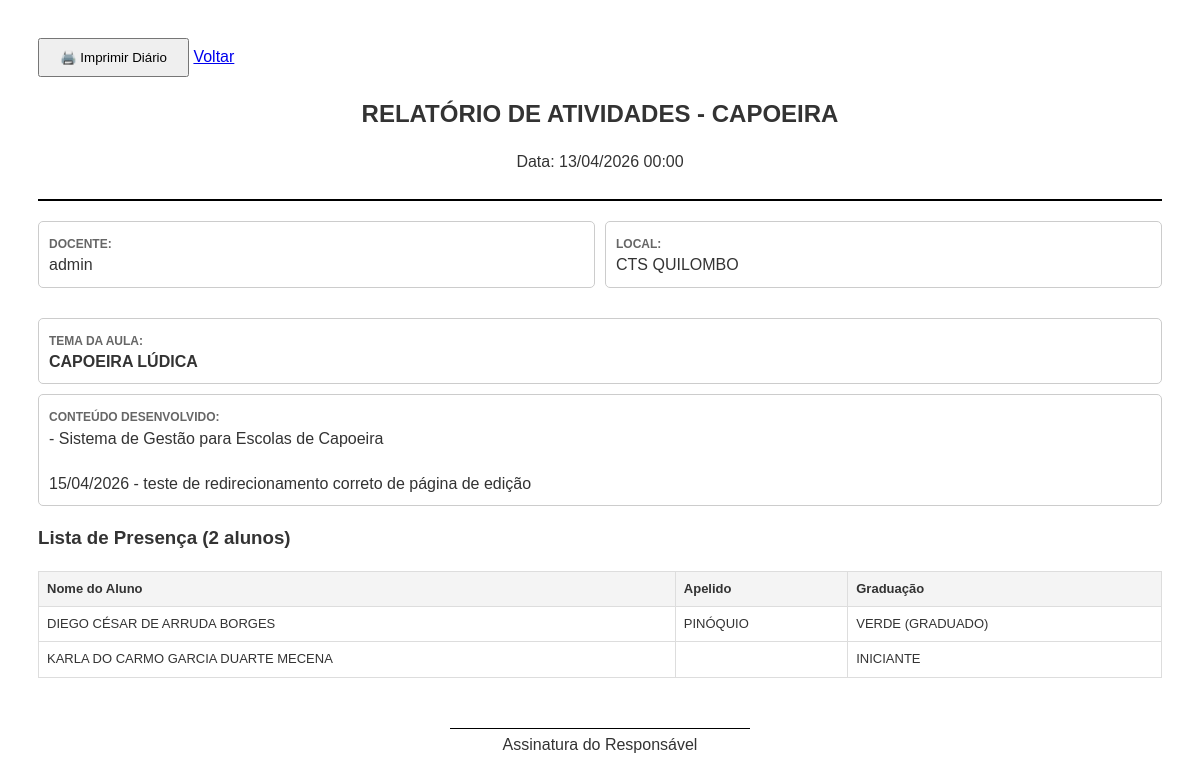
/imprimir_aula.php?id=4, run on the app's committed database.
### tables this page shows
CREATE TABLE `aulas` (
  `id` int(11) NOT NULL,
  `data_aula` date DEFAULT curdate(),
  `docente_id` int(11) NOT NULL,
  `tema_aula` varchar(255) DEFAULT NULL,
  `descricao_atividades` text DEFAULT NULL,
  `local_treino` varchar(100) DEFAULT NULL
);

CREATE TABLE `usuarios` (
  `id` int(11) NOT NULL,
  `usuario` varchar(50) NOT NULL,
  `senha` varchar(255) NOT NULL,
  `nivel` enum('admin','visitante') DEFAULT 'visitante'
);

CREATE TABLE `alunos` (
  `id` int(11) NOT NULL,
  `foto` varchar(255) DEFAULT 'padrao.png',
  `nome` varchar(255) NOT NULL,
  `apelido` varchar(100) DEFAULT NULL,
  `nascimento` date DEFAULT NULL,
  `celular` varchar(25) DEFAULT NULL,
  `email` varchar(150) DEFAULT NULL,
  `senha` varchar(255) DEFAULT NULL,
  `status` varchar(20) DEFAULT 'pendente',
  `mae` varchar(255) DEFAULT NULL,
  `pai` varchar(255) DEFAULT NULL,
  `endereco` text DEFAULT NULL,
  `cidade` varchar(100) DEFAULT NULL,
  `graduacao` varchar(100) DEFAULT NULL,
  `docente` varchar(100) DEFAULT NULL,
  `local_treino` varchar(150) DEFAULT NULL,
  `saude` text DEFAULT NULL,
  `data_cadastro` timestamp NOT NULL DEFAULT current_timestamp(),
  `usuario_id` int(11) NOT NULL
);

### imprimir_aula.php (the view, shortened to what this page needs)
<?php
$aula_id = $_GET['id'] ?? null;
global $pdo;
$stmt = $pdo->prepare("SELECT a.*, u.usuario as docente_nome FROM aulas a JOIN usuarios u ON a.docente_id = u.id WHERE a.id = ?");
$stmt->execute([$aula_id]);
$aula = $stmt->fetch(PDO::FETCH_ASSOC);
$stmtP = $pdo->prepare("SELECT al.nome, al.apelido, al.graduacao FROM presencas p JOIN alunos al ON p.aluno_id = al.id WHERE p.aula_id = ? ORDER BY al.nome ASC");
$stmtP->execute([$aula_id]);
$presentes = $stmtP->fetchAll(PDO::FETCH_ASSOC);
?>
<!DOCTYPE html>
<html lang="pt-br">
<head>
</head>
<body>
    <div class="no-print" style="margin-bottom: 20px;">
        <button onclick="window.print()" style="padding: 10px 20px; cursor: pointer;">🖨️ Imprimir Diário</button>
        <a href="index.php?page=diario">Voltar</a>
    </div>
    <div class="header">
        <h2>RELATÓRIO DE ATIVIDADES - CAPOEIRA</h2>
        <p>Data: <?= date('d/m/Y H:i', strtotime($aula['data_aula'])) ?></p>
    </div>
    <div class="info-grid">
        <div class="box"><span class="label">Docente:</span><br><?= $aula['docente_nome'] ?></div>
        <div class="box"><span class="label">Local:</span><br><?= $aula['local_treino'] ?></div>
    </div>
    <div class="box">
        <span class="label">Tema da Aula:</span><br>
        <strong><?= $aula['tema_aula'] ?></strong>
    </div>
    <div class="box">
        <span class="label">Conteúdo Desenvolvido:</span><br>
        <?= nl2br($aula['descricao_atividades']) ?>
    </div>
    <h3>Lista de Presença (<?= count($presentes) ?> alunos)</h3>
    <table>
        <thead>
            <tr>
                <th>Nome do Aluno</th>
                <th>Apelido</th>
                <th>Graduação</th>
            </tr>
        </thead>
        <tbody>
            <?php foreach ($presentes as $p): ?>
            <tr>
                <td><?= $p['nome'] ?></td>
                <td><?= $p['apelido'] ?></td>
                <td><?= $p['graduacao'] ?></td>
            </tr>
            <?php endforeach; ?>
        </tbody>
    </table>
    <div style="margin-top: 50px; text-align: center;">
        <div style="border-top: 1px solid #000; width: 300px; margin: auto; padding-top: 5px;">
            Assinatura do Responsável
        </div>
    </div>
</body>
</html>

### imprimir_aula.php (style rules this page uses)
body { font-family: Arial, sans-serif; padding: 30px; line-height: 1.4; color: #333; }
.header { text-align: center; border-bottom: 2px solid #000; padding-bottom: 10px; margin-bottom: 20px; }
.info-grid { display: grid; grid-template-columns: 1fr 1fr; gap: 10px; margin-bottom: 20px; }
.box { border: 1px solid #ccc; padding: 10px; margin-bottom: 10px; border-radius: 5px; }
.label { font-weight: bold; font-size: 12px; color: #666; text-transform: uppercase; }
table { width: 100%; border-collapse: collapse; margin-top: 20px; }
table, th, td { border: 1px solid #ddd; }
th, td { padding: 8px; text-align: left; font-size: 13px; }
th { background: #f4f4f4; }

### data on the page
aulas: data_aula "13/04/2026 00:00", usuarios.usuario "admin", local_treino "CTS QUILOMBO", tema_aula "CAPOEIRA LÚDICA", descricao_atividades "- Sistema de Gestão para Escolas de Capoeira 15/04/2026 - teste de redirecionamento correto de página de edição"
alunos: nome "DIEGO CÉSAR DE ARRUDA BORGES", apelido "PINÓQUIO", graduacao "VERDE (GRADUADO)"
alunos: nome "KARLA DO CARMO GARCIA DUARTE MECENA", graduacao "INICIANTE"

### other printed values
count($presentes) "2"
